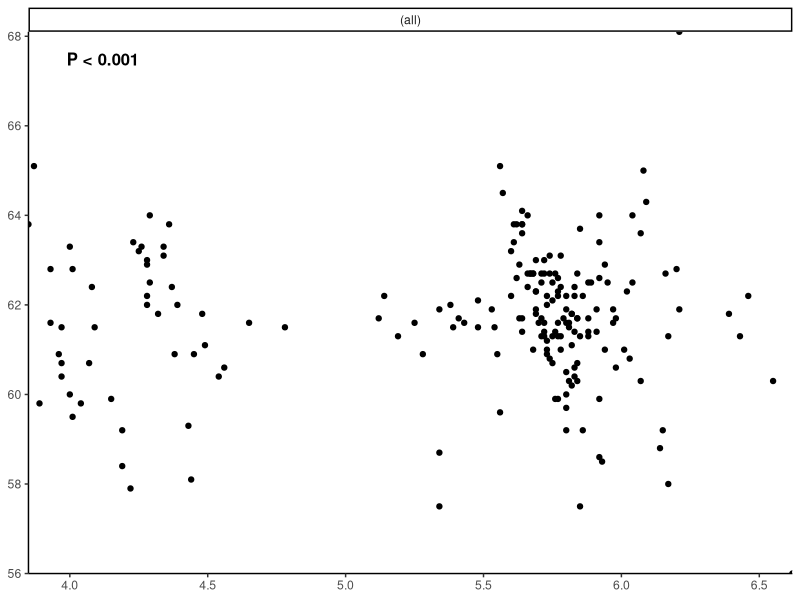

Reproduce this figure in R.
library(rlang)
library(tidyverse)
data(diamonds)
head(diamonds)
diam <- diamonds %>% slice(sample(500, size = 200))


rv_scatterplot <- function(data = NULL, 
                           x, 
                           y,
                           model = NULL,
                           test = NULL,
                           alternative = NULL,
                           g = NULL,
                           method = NULL,
                           labelx = .05,
                           labely = .95,
                           just = "left",
                           color_by=NULL,
                           blocks = NULL,
                           wrap_by=NULL,
                           title=NULL,
                           xlab=NULL,
                           ylab=NULL,
                           sub=NULL,
                           classic=T,
                           method1 = NULL,
                           ...) {
  

  
  # data ----------------------------------
  
    # Goals 
    # 1. switch between tests (works with more parameters than necessary)
    # 2. output the tests
    # 3. send messages
  
  # Preparing data frames
  if (is.null(data)) {
    data <- data.frame(x, y)
  }
  data <- data %>% filter(!is.na({{x}}), !is.na({{y}}))
  

  # Statistical Analysis -----------------------------------
  
  # 2-Sample tests #
  if (!is.null(test)) {
    
    # Get test expression
    test.expr <- enexpr(test)
    
    # Set test expression
    test.string <- as.character(substitute(test))
    
    if (is_true(test.string == "t.test" | test.string == "wilcox.test" | test.string == "cor.test")) {
      test.result.expr <- expr((!!test.expr)(x, y,
                                             alternative = alternative, 
                                             method = method, ...))
    } else if (is_true(test.string == "chisq.test")) {
      test.result.expr <- expr((!!test.expr)(x, y, ...))
    } else {
      print("Test not found")
    }
    
    # Evaluate test expression 
    result <- eval_tidy(test.result.expr, data = data)
    print(result)
    
    # Labeling Work # 
    label.p.value <- signif(result$p.value, 3)
    # Formatting p-value label
    if (label.p.value < .001) {
      label.p.value = "P < 0.001"
    } else if (label.p.value > .001) {
      label.p.value = paste("P =", label.p.value)
    } 
    
    # Creating label to be used for plotting
    label <- grid::textGrob(label = label.p.value,
                            x = unit(labelx, "npc"),
                            y = unit(labely, "npc"), just = {{just}},
                            gp = grid::gpar(size = 14, fontface = "bold"))
   
  }
  
  # Modeling # 
  if (!is.null(model)) {

    # Wald Test for significance of explanatory variable #
    model.summary <- summary(model)
    label.p.value <- as.numeric(model.summary$coefficients[2, 4])
  
    # Labeling Work # 
    
    # Formatting p-value label
    if (label.p.value < .001) {
      label.p.value = "P < 0.001"
    } else if (label.p.value > .001) {
      label.p.value = paste("P =", label.p.value)
    } 
    
    # Creating label to be used for plotting
    label <- grid::textGrob(label = label.p.value,
                            x = unit(labelx, "npc"),
                            y = unit(labely, "npc"), just = {{just}},
                            gp = grid::gpar(size = 14, fontface = "bold"))
    
    
  }
  
# -----------------------------------------------
  
  
# Plotting Settings ---------------------------------
 
  gg=ggplot(data,aes(x={{x}},y={{y}},color={{color_by}})) +
    geom_point() +
    facet_wrap(vars({{wrap_by}})) +
    scale_x_continuous(expand = c(0, 0)) + 
    scale_y_continuous(expand = c(0, 0)) +
    labs(title=title,subtitle=sub)+xlab(xlab)+ylab(ylab)+
    theme(text = element_text(size=10, family = "Times New Roman"))
  if(classic) {
    gg = gg+theme_classic()
  }
  
  
  # If there was a test
  if (!is.null(test)) {
    gg = gg + annotation_custom(label)
  }
  
  # If there was a model
  if (!is.null(model)) {
    gg = gg +annotation_custom(label)
  }
  
  
  # Plot 
  
  gg
# --------------------------------------------------------  

}


rv_scatterplot(diam, x, depth, 
               model = glm(x ~ carat, family = gaussian(link = "identity"), data = diam)) 




































































































































































































